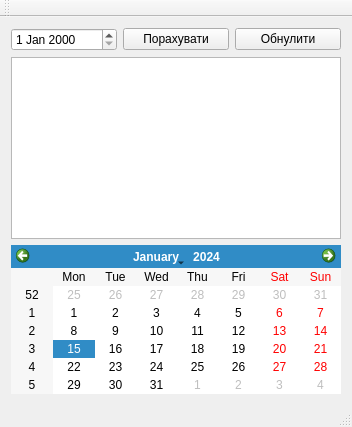
<?xml version="1.0" encoding="UTF-8"?>
<ui version="4.0">
 <class>MainWindow</class>
 <widget class="QMainWindow" name="MainWindow">
  <property name="geometry">
   <rect>
    <x>0</x>
    <y>0</y>
    <width>352</width>
    <height>427</height>
   </rect>
  </property>
  <property name="windowTitle">
   <string>Зворотній відлік</string>
  </property>
  <widget class="QWidget" name="centralWidget">
   <layout class="QGridLayout" name="gridLayout">
    <item row="0" column="0">
     <widget class="QDateEdit" name="dateEdit"/>
    </item>
    <item row="0" column="1">
     <widget class="QPushButton" name="pushButton">
      <property name="text">
       <string>Порахувати</string>
      </property>
     </widget>
    </item>
    <item row="0" column="2">
     <widget class="QPushButton" name="pushButton_2">
      <property name="text">
       <string>Обнулити</string>
      </property>
     </widget>
    </item>
    <item row="1" column="0" colspan="3">
     <widget class="QTextEdit" name="textEdit">
      <property name="readOnly">
       <bool>true</bool>
      </property>
     </widget>
    </item>
    <item row="2" column="0" colspan="3">
     <widget class="QCalendarWidget" name="calendarWidget"/>
    </item>
   </layout>
  </widget>
  <widget class="QMenuBar" name="menuBar">
   <property name="geometry">
    <rect>
     <x>0</x>
     <y>0</y>
     <width>352</width>
     <height>21</height>
    </rect>
   </property>
  </widget>
  <widget class="QToolBar" name="mainToolBar">
   <attribute name="toolBarArea">
    <enum>TopToolBarArea</enum>
   </attribute>
   <attribute name="toolBarBreak">
    <bool>false</bool>
   </attribute>
  </widget>
  <widget class="QStatusBar" name="statusBar"/>
 </widget>
 <layoutdefault spacing="6" margin="11"/>
 <resources/>
 <connections/>
</ui>
